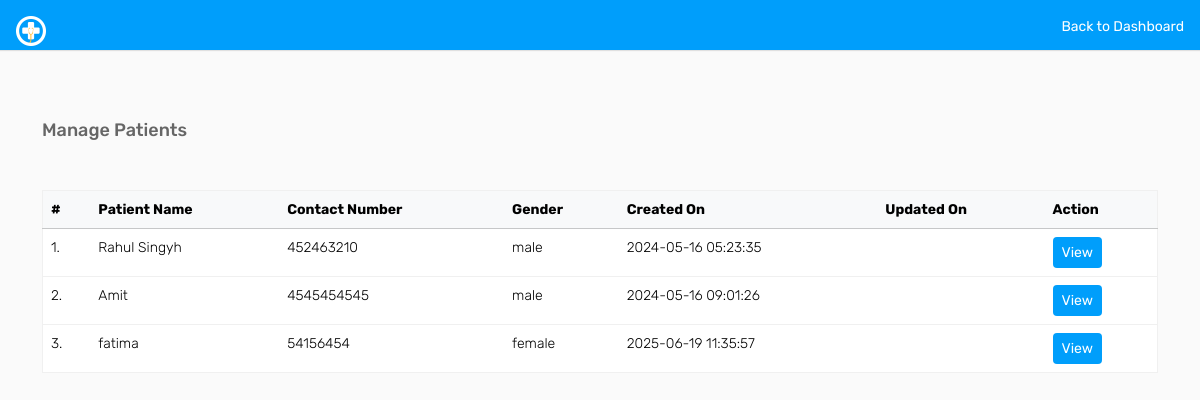
Page /admin/patients/manage-patient.php (signed in) on the committed database.
### tables this page shows
CREATE TABLE `tblpatient` (
  `ID` int(10) NOT NULL,
  `Docid` int(10) DEFAULT NULL,
  `PatientName` varchar(200) DEFAULT NULL,
  `PatientContno` bigint(10) DEFAULT NULL,
  `PatientEmail` varchar(200) DEFAULT NULL,
  `PatientGender` varchar(50) DEFAULT NULL,
  `PatientAdd` mediumtext DEFAULT NULL,
  `PatientAge` int(10) DEFAULT NULL,
  `PatientMedhis` mediumtext DEFAULT NULL,
  `CreationDate` timestamp NULL DEFAULT current_timestamp(),
  `UpdationDate` timestamp NULL DEFAULT NULL ON UPDATE current_timestamp()
);

### admin/patients/manage-patient.php (the view, shortened to what this page needs)
<?php
include('../includes/config.php');
if (strlen($_SESSION['id'] == 0)) {
    header('location:../auth/logout.php');
} else {
?>
    <!DOCTYPE html>
    <html lang="en">
    <head>
        <link href="https://cdn.jsdelivr.net/npm/bootstrap@5.3.3/dist/css/bootstrap.min.css" rel="stylesheet">
        <link rel="stylesheet" href="../assets/css/font-awesome.min.css">
        <link rel="stylesheet" href="../assets/css/style.css">
    </head>
    <body>
        <div class="header bg-primary mb-4 p-3 d-flex justify-content-between">
            <a href="../dashboard.php" class="text-white text-decoration-none">
                <img src="../assets/images/logo.png" width="30" height="30" alt="CARE">
            </a>
            <a href="../dashboard.php" class="text-white text-decoration-none">Back to Dashboard</a>
        </div>
        <div class="container mt-5 pt-4">
            <h4 class="my-5">Manage Patients</h4>
            <table class="table table-hover">
                <thead class="table-light">
                    <tr>
                        <th>#</th>
                        <th>Patient Name</th>
                        <th>Contact Number</th>
                        <th>Gender</th>
                        <th>Created On</th>
                        <th>Updated On</th>
                        <th>Action</th>
                    </tr>
                </thead>
                <tbody>
                    <?php
                    $sql = mysqli_query($con, "SELECT * FROM tblpatient");
                    $cnt = 1;
                    while ($row = mysqli_fetch_array($sql)) {
                    ?>
                        <tr>
                            <td><?php echo $cnt; ?>.</td>
                            <td><?php echo $row['PatientName']; ?></td>
                            <td><?php echo $row['PatientContno']; ?></td>
                            <td><?php echo $row['PatientGender']; ?></td>
                            <td><?php echo $row['CreationDate']; ?></td>
                            <td><?php echo $row['UpdationDate']; ?></td>
                            <td>
                                <a href="view-patient.php?viewid=<?php echo $row['ID']; ?>" class="btn btn-sm btn-primary" target="_blank">View</a>
                            </td>
                        </tr>
                    <?php $cnt++;
                    } ?>
                </tbody>
            </table>
        </div>
    </body>
    </html>
<?php } ?>

### rows in the picture
tblpatient: PatientName "Rahul Singyh", PatientContno "452463210", PatientGender "male", CreationDate "2024-05-16 05:23:35"
tblpatient: PatientName "Amit", PatientContno "4545454545", PatientGender "male", CreationDate "2024-05-16 09:01:26"
tblpatient: PatientName "fatima", PatientContno "54156454", PatientGender "female", CreationDate "2025-06-19 11:35:57"
